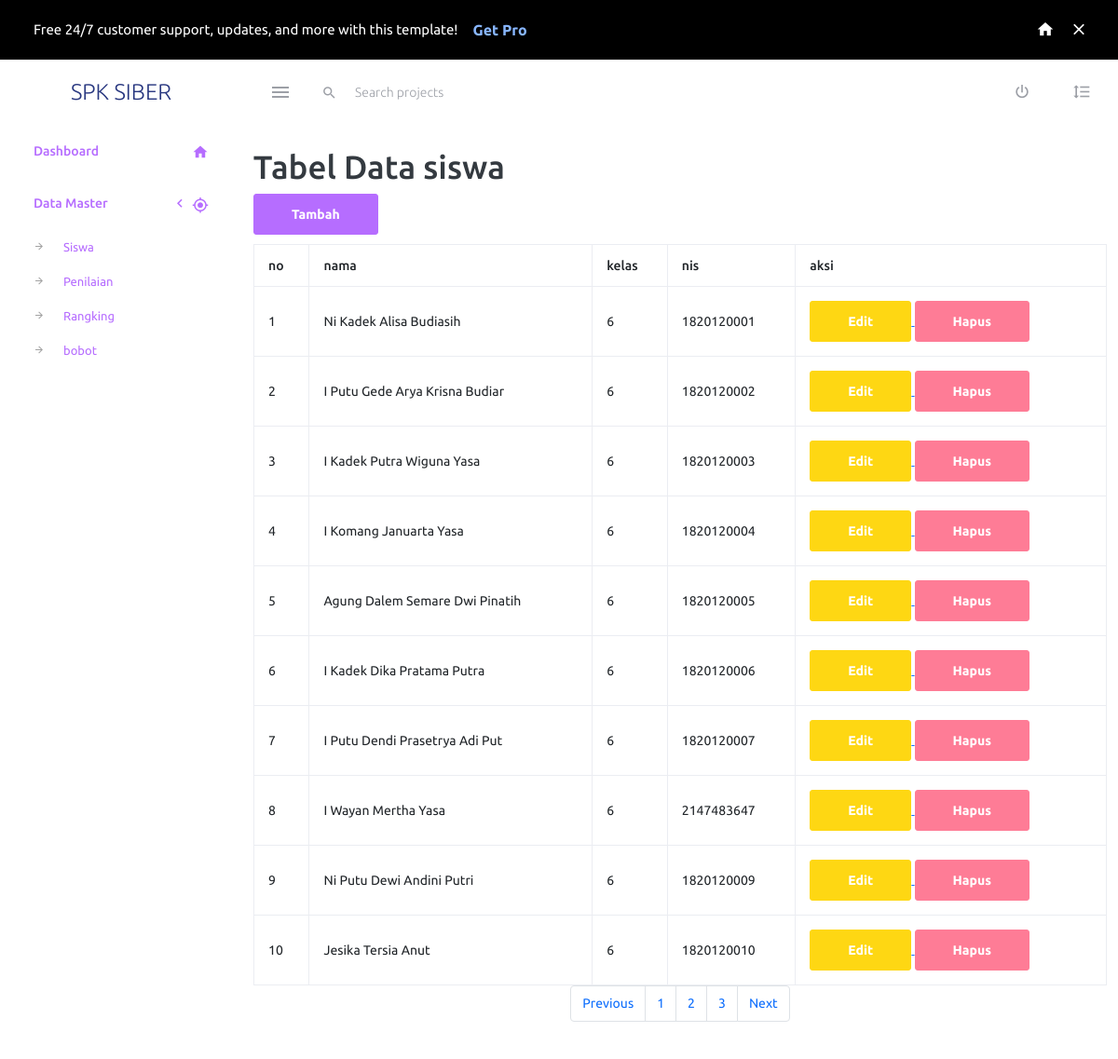
Screenshot of /index.php?halaman=data&paging=1 (signed in) with the database file from the repository.
### tables this page shows
CREATE TABLE `tbl_siswa` (
  `id_siswa` int(11) NOT NULL AUTO_INCREMENT,
  `nama` varchar(30) NOT NULL,
  `kelas` int(60) NOT NULL,
  `nis` int(14) NOT NULL,
  PRIMARY KEY (`id_siswa`)
);

### siswa/siswa.php (the view, shortened to what this page needs)
<div class="container my-4">
<h1>Tabel Data siswa</h1>
 <a href="index.php?halaman=tambah_data">
 <input type="button" class="btn btn-primary" value="Tambah" name="" style="margin-bottom:10px ">
</a>
<?php include 'koneksi.php'; ?>
<!DOCTYPE html>
<html>
<head>
		<br>
		<table class="table table-bordered">
			<thead class="thead-dark">
				<tr>
					<th>no</th>
					<th>nama</th>
					<th>kelas</th>
					<th>nis</th>
                    <th>aksi</th>
				</tr>
			</thead>
			<tbody>
				<?php
				$batas = 10;
				$halaman = isset($_GET['paging'])?(int)$_GET['paging'] : 11;
				$halaman_awal = ($halaman>1) ? ($halaman * $batas) - $batas : 0;
				$previous = $halaman - 1;
				$next = $halaman + 1;
				$data = mysqli_query($koneksi,"select * from tbl_siswa");
				$jumlah_data = mysqli_num_rows($data);
				$total_halaman = ceil($jumlah_data / $batas);
				$data_siswa = mysqli_query($koneksi,"select * from tbl_siswa limit $halaman_awal, $batas");
				$nomor = $halaman_awal+1;
				while($d = mysqli_fetch_array($data_siswa)){
					?>
					<tr>
						<td><?php echo $nomor++; ?></td>
						<td><?php echo $d['nama']; ?></td>
						<td><?php echo $d['kelas']; ?></td>
                        <td><?php echo $d['nis']; ?></td>
                        <form action="siswa/aksi_siswa.php" method="POST">
                        <td>
                        <a href="index.php?halaman=edit_data&id_siswa=<?php echo $row['id_siswa'] ?>">
                        <input type="button" value="Edit" class="btn btn-warning" name="">
                        </a>
                        <a onclick="return confirm('Kamu Yakin?')" href="siswa/aksi_hapus_siswa.php?id_siswa=<?php echo $row['id_siswa'] ?>">
                        <input type="button" value="Hapus" class="btn btn-danger" name="">
                        </a>
                        </td>
					</tr>
					<?php
				}
				?>
			</tbody>
		</table>
		<nav>
			<ul class="pagination justify-content-center">
				<li class="page-item">
					<a class="page-link" <?php if($halaman > 1){ echo "href='index.php?halaman=data&paging=".$previous."'"; } ?>>Previous</a>
				</li>
				<?php
				for($x=1;$x<=$total_halaman;$x++){
					?>
					<li class="page-item"><a class="page-link" href="index.php?halaman=data&paging=<?php echo $x ?>"><?php echo $x; ?></a></li>
					<?php
				}
				?>
				<li class="page-item">
					<a  class="page-link" <?php if($halaman < $total_halaman) { echo "href='index.php?halaman=data&paging=$next'"; } ?>>Next</a>
				</li>
			</ul>
		</nav>
	</div>
</body>
</html>

### index.php (shortened to what this page needs)
<!DOCTYPE html>
<html lang="en">
  <head>
    <link rel="stylesheet" href="admin/assets/vendors/mdi/css/materialdesignicons.min.css">
    <link rel="stylesheet" href="admin/assets/vendors/css/vendor.bundle.base.css">
    <link rel="stylesheet" href="admin/assets/css/style.css">
  </head>
  <body>
    <div class="container-scroller">
      <div class="row p-0 m-0 proBanner" id="proBanner">
        <div class="col-md-12 p-0 m-0">
          <div class="card-body card-body-padding d-flex align-items-center justify-content-between">
            <div class="ps-lg-1">
              <div class="d-flex align-items-center justify-content-between">
                <p class="mb-0 font-weight-medium me-3 buy-now-text">Free 24/7 customer support, updates, and more with this template!</p>
                <a href="https://www.bootstrapdash.com/product/purple-bootstrap-admin-template/?utm_source=organic&utm_medium=banner&utm_campaign=buynow_demo" target="_blank" class="btn me-2 buy-now-btn border-0">Get Pro</a>
              </div>
            </div>
            <div class="d-flex align-items-center justify-content-between">
              <a href="https://www.bootstrapdash.com/product/purple-bootstrap-admin-template/"><i class="mdi mdi-home me-3 text-white"></i></a>
              <button id="bannerClose" class="btn border-0 p-0">
                <i class="mdi mdi-close text-white me-0"></i>
              </button>
            </div>
          </div>
        </div>
      </div>
      <nav class="navbar default-layout-navbar col-lg-12 col-12 p-0 fixed-top d-flex flex-row">
        <div class="text-center navbar-brand-wrapper d-flex align-items-center justify-content-center">
          <a class="navbar-brand brand-logo">SPK SIBER</a>
        </div>
        <div class="navbar-menu-wrapper d-flex align-items-stretch">
          <button class="navbar-toggler navbar-toggler align-self-center" type="button" data-toggle="minimize">
            <span class="mdi mdi-menu"></span>
          </button>
          <div class="search-field d-none d-md-block">
            <form class="d-flex align-items-center h-100" action="#">
              <div class="input-group">
                <div class="input-group-prepend bg-transparent">
                  <i class="input-group-text border-0 mdi mdi-magnify"></i>
                </div>
                <input type="text" class="form-control bg-transparent border-0" placeholder="Search projects">
              </div>
            </form>
          </div>
          <ul class="navbar-nav navbar-nav-right">
            <li class="nav-item nav-logout d-none d-lg-block">
              <a class="nav-link" href="logout.php" onclick="return confirm('Kamu Yakin?')">
                <i class="mdi mdi-power"></i>
              </a>
            </li>
            <li class="nav-item nav-settings d-none d-lg-block">
              <a class="nav-link" href="#">
                <i class="mdi mdi-format-line-spacing"></i>
              </a>
            </li>
          </ul>
        </div>
      </nav>
      <div class="container-fluid page-body-wrapper">
        <nav class="sidebar sidebar-offcanvas" id="sidebar">
          <ul class="nav">
            <li class="nav-item">
              <a class="nav-link" href="index.php?halaman=home">
                <span class="menu-title">Dashboard</span>
                <i class="mdi mdi-home menu-icon"></i>
              </a>
            </li>
            <li class="nav-item">
              <a class="nav-link" data-bs-toggle="collapse" href="#ui-basic" aria-expanded="false" aria-controls="ui-basic">
                <span class="menu-title">Data Master</span>
                <i class="menu-arrow"></i>
                <i class="mdi mdi-crosshairs-gps menu-icon"></i>
              </a>
              <div class="collapse" id="ui-basic">
                <ul class="nav flex-column sub-menu">
                  <li class="nav-item"> <a class="nav-link" href="index.php?halaman=data&paging=1">Siswa</a></li>
                  <li class="nav-item"> <a class="nav-link" href="index.php?halaman=penilaian">Penilaian</a></li>
                  <li class="nav-item"> <a class="nav-link" href="index.php?halaman=rangking&paging=1">Rangking</a></li>
                  <li class="nav-item"> <a class="nav-link" href="index.php?halaman=bobot">bobot</a></li>
                </ul>
              </div>
            </li>
          </ul>
        </nav>
        <div class="main-panel">
        <?php
        include "konten.php";
        ?>
  </body>
</html>

### konten.php
<?php
if (isset($_GET['halaman'])) {
 if ($_GET['halaman']=='home') {
  include "home.php";
 }
 elseif ($_GET['halaman']=='data') {
    include "siswa/siswa.php";
   }
 elseif ($_GET['halaman']=='tambah_data') {
  include "siswa/tambah_siswa.php";
 }
 elseif ($_GET['halaman']=='edit_data') {
  include "siswa/edit_siswa.php";
 }
 elseif ($_GET['halaman']=='penilaian') {
  include "penilaian/penilaian.php";
 }
 elseif ($_GET['halaman']=='tambah_penilaian') {
  include "penilaian/tambah_penilaian.php";
 }
 elseif ($_GET['halaman']=='bobot') {
  include "bobot/bobot.php";
 }
 elseif ($_GET['halaman']=='rangking') {
  include "rangking/rangking.php";
 }
 else{
  echo "Halaman tidak ditemukan!";
 }
}else{
 include "home.php";
}
?>

### rows the page displays
tbl_siswa: nama "Ni Kadek Alisa Budiasih", kelas "6", nis "1820120001"
tbl_siswa: nama "I Putu Gede Arya Krisna Budiar", kelas "6", nis "1820120002"
tbl_siswa: nama "I Kadek Putra Wiguna Yasa", kelas "6", nis "1820120003"
tbl_siswa: nama "I Komang Januarta Yasa", kelas "6", nis "1820120004"
tbl_siswa: nama "Agung Dalem Semare Dwi Pinatih", kelas "6", nis "1820120005"
tbl_siswa: nama "I Kadek Dika Pratama Putra", kelas "6", nis "1820120006"
tbl_siswa: nama "I Putu Dendi Prasetrya Adi Put", kelas "6", nis "1820120007"
tbl_siswa: nama "I Wayan Mertha Yasa", kelas "6", nis "2147483647"
tbl_siswa: nama "Ni Putu Dewi Andini Putri", kelas "6", nis "1820120009"
tbl_siswa: nama "Jesika Tersia Anut", kelas "6", nis "1820120010"
